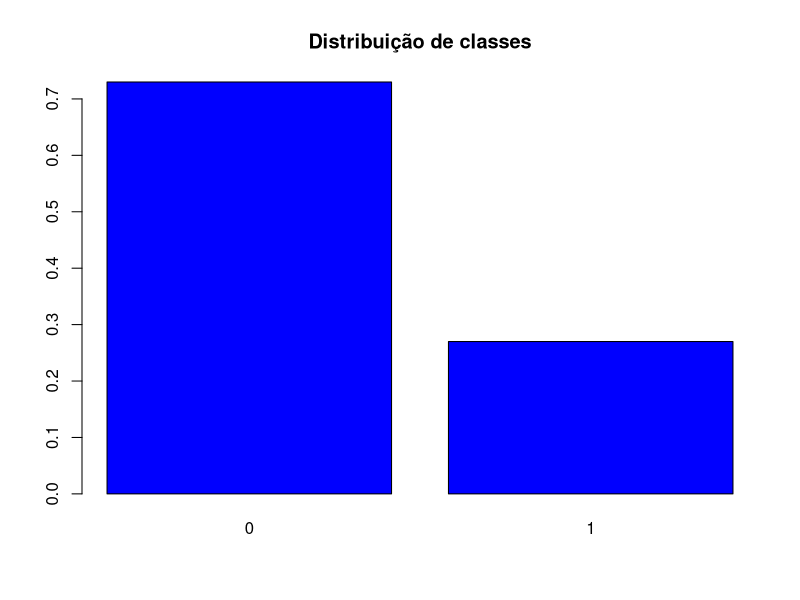
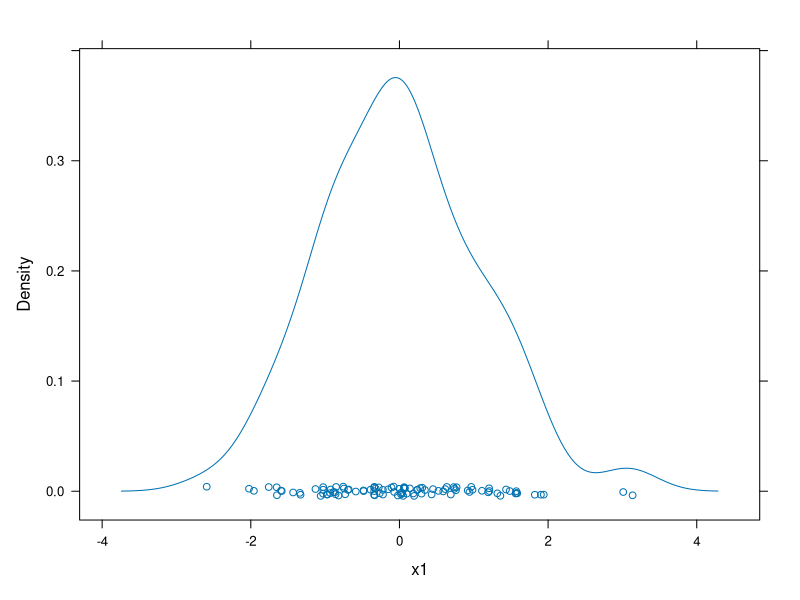
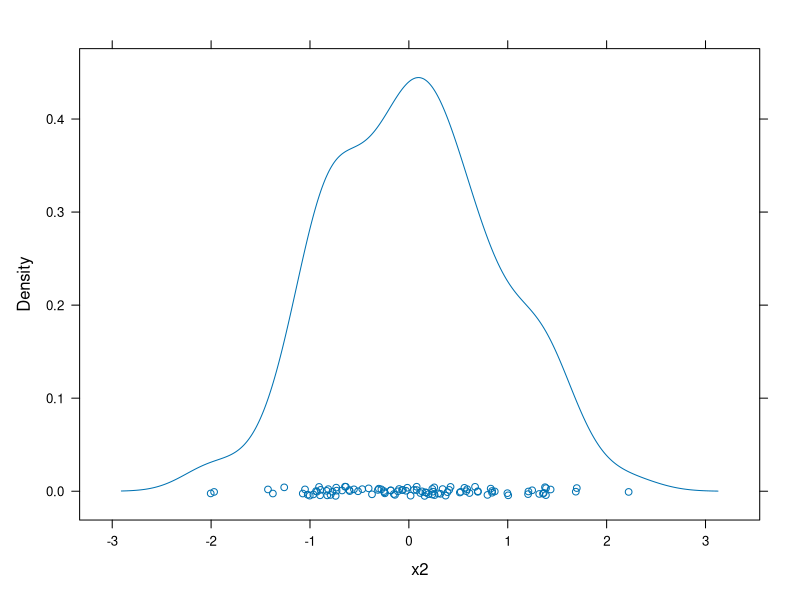

The R source for these figures, in order: (Note: this script raises an error after producing the figures.)
## ---- chunk 1
knitr::opts_chunk$set(echo = TRUE)
## ---- chunk 2
cat("\014") # Limpa a console
rm(list = ls()) # Limpa o global environment
## ---- chunk 3
numAtrib <- 2 # especifica o número de atributos
N <- 100 # especifica o número de linhas do dataset
set.seed(2017) # garante que conseguiremos reproduzir o exemplo
x <- matrix(rnorm(N*numAtrib), ncol = numAtrib) # contém os valores dos atributos gerados aleatoriamente usando rnorm
colnames(x) <- c("x1", "x2") # nomeia os atributos x1 e x2
y <- as.numeric((x[,1]^2 + x[,2]^2) > 2.3) # contém os rótulos de classes, 1 (se x1^2 + s2^2 > 2.3) ou 0 (caso contrário)
## ---- chunk 4
head(y)
head(x)
## ---- chunk 5
barplot(prop.table(table(y)), col = "blue", main = "Distribuição de classes")
## ---- chunk 6

require(lattice)
densityplot(x[,1], xlab = "x1")
densityplot(x[,2], xlab = "x2")
## ---- chunk 7
class(y)
y <- as.factor(y)
class(y)
## ---- chunk 8
dados <- cbind(y,x)
dados <- as.data.frame(dados)
## ---- chunk 9
set.seed(2016)
baseTreino <- sample(1:N, 70, FALSE)
## ---- chunk 10
#install.packages("e1071")
library("e1071")
## ---- chunk 11
modeloNB <- naiveBayes(x[baseTreino,], y[baseTreino])
print(modeloNB)
## ---- chunk 12
probsTreino <- predict(modeloNB, dados[baseTreino,-1], type = "raw")
head(probsTreino)
## ---- chunk 13
classesTreino <- predict(modeloNB, dados[baseTreino,-1], type = "class")
head(classesTreino)
## ---- chunk 14
head(dados[baseTreino,1])
## ---- chunk 15
classesTreino == dados[baseTreino,1]-1
## ---- chunk 16
yTreino <- y[baseTreino]
matrizConf <- table(yTreino, classesTreino)
print(matrizConf)
## ---- chunk 17
accTreino <- (matrizConf[1,1] + matrizConf[2,2]) / (matrizConf[1,1] + matrizConf[1,2] + matrizConf[2,1] + matrizConf[2,2]) * 100 # calcula a acurácia de teste
print(round(accTreino,2))
## ---- chunk 18
classesTeste <- predict(modeloNB, dados[-baseTreino,-1], type = "class")
## ---- chunk 19
yTeste <- y[-baseTreino]
matrizConf <- table(yTeste, classesTeste)
print(matrizConf)
accTeste <- (matrizConf[1,1] + matrizConf[2,2]) / (matrizConf[1,1] + matrizConf[1,2] + matrizConf[2,1] + matrizConf[2,2]) * 100 # calcula a acurácia de teste
print(round(accTeste,2))
## ---- chunk 20
cat("\014") # Limpa a console
rm(list = ls()) # Limpa o global environment
## ---- chunk 21
#install.packages("evclass")
data("ionosphere", package = "evclass")
str(ionosphere)
## ---- chunk 22
barplot(prop.table(table(ionosphere$y)), col = "blue", main = "Distribuição de classes", xlab = "1: Boa, 2: Ruim")
## ---- chunk 23
summary(ionosphere$x)
## ---- chunk 24
summary(ionosphere$x[,2])
## ---- chunk 25
x <- as.data.frame(ionosphere$x[,])
x$V2 <- NULL
## ---- chunk 26
summary(ionosphere$x[,1])
densityplot(ionosphere$x[,1], xlab = "V1")
## ---- chunk 27
x$V1 <- NULL
## ---- chunk 28
y <- as.factor(ionosphere$y)
## ---- chunk 29
set.seed(2018)
N = nrow(ionosphere$x)
baseTreino <- sample(1:N, 251, FALSE)
## ---- chunk 30
modeloNB <- naiveBayes(y[baseTreino]~., data = x[baseTreino,])
## ---- chunk 31
probsTeste <- predict(modeloNB, x[-baseTreino,], type = "raw")
head(round(probsTeste,3),4)
classesTeste <- predict(modeloNB, x[-baseTreino,], type = "class")
head(classesTeste)
## ---- chunk 32
#install.packages("caret")
library("caret")
resultado <- confusionMatrix(classesTeste, y[-baseTreino])
resultado$table # exibe a matriz de confusão
resultado$overall[1] # exibe a acurácia
## ---- chunk 33
library("corrplot")
atributos <- x # vai exibir a correlação apenas entre os atributos (dados numéricos)
matriz <- cor(atributos)
head(round(matriz,2)) # arredonda os coeficientes para duas casas decimais
corrplot(matriz, method="color")
## ---- chunk 34
x <- as.data.frame(ionosphere$x[,]) # recarrega os dados originais
x$V2 <- NULL # elimina V2, pois é constante
## ---- chunk 35
findCorrelation(cor(x), cutoff = 0.6, exact = TRUE, names = TRUE)
## ---- chunk 36
x$V15 <- NULL
x$V19 <- NULL
x$V17 <- NULL
x$V21 <- NULL
x$V13 <- NULL
x$V11 <- NULL
x$V25 <- NULL
x$V33 <- NULL
## ---- chunk 37
modeloNB2 <- naiveBayes(y[baseTreino]~., data = x[baseTreino,])
## ---- chunk 38
classesTeste2 <- predict(modeloNB2, x[-baseTreino,], type = "class")
## ---- chunk 39
resultado2 <- confusionMatrix(classesTeste2, y[-baseTreino])
resultado2$table
resultado2$overall[1]
